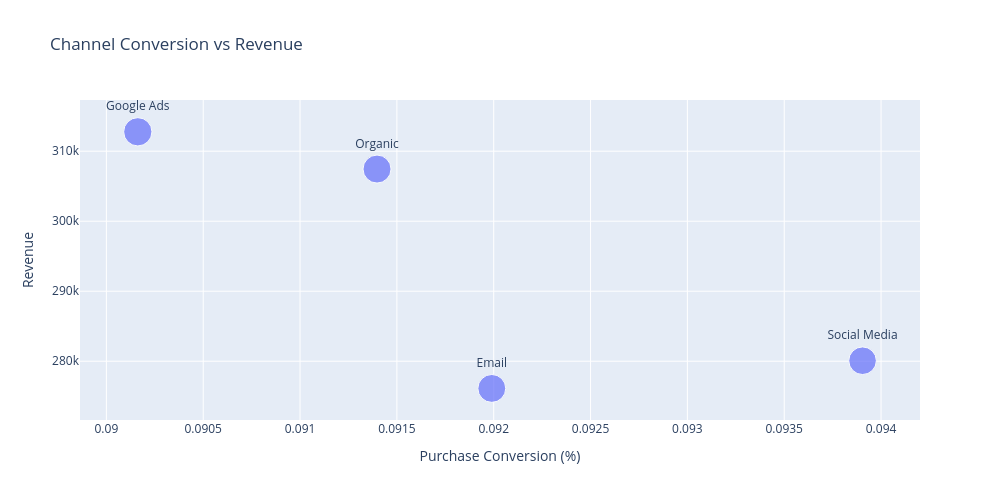

The cell this chart's notebook holds for it:
### Code cell
# =========================================================================================
# Q4: CHANNEL REVENUE VS CONVERSION - Which acquisition channels generate the most revenue, 
#and does higher conversion translate into higher revenue?
# =========================================================================================

channel_performance = (
    session_df
    .groupby('Channel')
    .agg(
        Sessions = ('Session_ID','nunique'),
        Purchases = ('Purchased','sum'),
        Revenue = ('Revenue','sum')
    )
)

channel_performance['Conversion_%'] = (
    channel_performance['Purchases']
    /channel_performance['Revenue']
    *100
)

channel_performance['Revenue_per_Session'] = (
    channel_performance['Revenue']
    /channel_performance['Sessions']
)

print(
    channel_performance
    .sort_values('Revenue', ascending = False)
    .round(2)
)

# ------------------------------------------
# Plotly
# ------------------------------------------

fig = px.scatter(
    channel_performance.reset_index(),
    x = 'Conversion_%',
    y = 'Revenue',
    size = 'Sessions',
    text = 'Channel',
    title = 'Channel Conversion vs Revenue'
)

fig.update_traces(
    textposition = 'top center'
)

fig.update_layout(
    xaxis_title = 'Purchase Conversion (%)',
    yaxis_title = 'Revenue',
    width = 1000,
    height = 500
)

fig.show()

### Figure 1 — Plotly figure (JSON) as saved in the notebook; plotly's stock layout.template omitted (floating-point values rounded to 4 significant figures)
{"data": [{"hovertemplate": "Conversion_%=%{x}<br>Revenue=%{y}<br>Sessions=%{marker.size}<br>Channel=%{text}<extra></extra>", "legendgroup": "", "marker": {"color": "#636efa", "size": [2489, 2560, 2511, 2440], "sizemode": "area", "sizeref": 6.4, "symbol": "circle"}, "mode": "markers+text", "name": "", "orientation": "v", "showlegend": false, "text": ["Email", "Google Ads", "Organic", "Social Media"], "textposition": "top center", "type": "scatter", "x": [0.09199, 0.09016, 0.0914, 0.0939], "xaxis": "x", "y": [276100.0, 312800.0, 307400.0, 280100.0], "yaxis": "y"}], "layout": {"height": 500, "legend": {"itemsizing": "constant", "tracegroupgap": 0}, "title": {"text": "Channel Conversion vs Revenue"}, "width": 1000, "xaxis": {"anchor": "y", "domain": [0, 1], "title": {"text": "Purchase Conversion (%)"}}, "yaxis": {"anchor": "x", "domain": [0, 1], "title": {"text": "Revenue"}}}}
